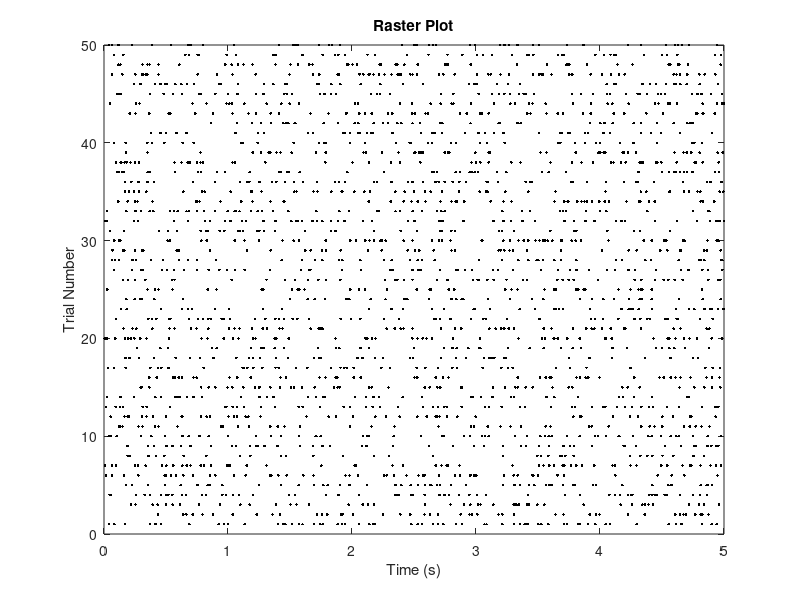

Write MATLAB code to recreate this figure. (Note: this script raises an error after producing the figure.)
%% Part A: Poisson spike trains and basic measures of neural activity
clear
close all

%% 1-6
% 1. Spike trains
T = 5; % s
N = 50; % spikes
lambda = 10; % spikes/s
ISI = zeros((2*lambda*T),N);
S = zeros((2*lambda*T), N);
for i = 1:N
    u = rand((2*lambda*T),1);
    ISI(:, i) = -log(u) / lambda;
    S(:, i) = cumsum(ISI(:, i));
end
S(S>T)=NaN;
    
% 2. Raster plot
fig1 = figure(1);
plot(S, 1:N, '.k')
xlabel('Time (s)')
ylabel('Trial Number')
title('Raster Plot')

% 3. Firing rate
f = sum(~isnan(S), 'all') / (N*T);

% 4. PSTH
fTi = [];
Ti = 0.1:0.2:T;
for i = 0:0.2:(T-0.2)
    fTi(end+1) = sum((S>=i & S<(i+0.2)), 'all');
end
fTi = fTi ./ (N*0.2);
fig2 = figure(2);
bar(Ti, fTi, 'hist')
xlim([0 T])
xlabel('Time (s)')
ylabel('Firing Rate (spikes/s)')
title('Peri-Stimulus Time Histogram (PSTH) Plot')

% 5. CV
CVk = zeros(1, N);
for k = 1:N
    CVk(k) = std(ISI(:, k)) / mean(ISI(:, k));
end
k = 1:N;
fig3 = figure(3);
plot(k, CVk)
xlabel('Trial Number')
ylabel('Coefficient of Variability (CV)')
title('CV_{k}')
CV = mean(CVk);

% 6. Fano factor
spike_count = zeros(1, N);
for k = 1:N
    spike_count(k) = sum(~isnan(S(:, k)))';
end
FF = var(spike_count) / mean(spike_count);

f
CV
FF

%% 7. Repeat 5 & 6
durations = [5, 10, 100, 200, 400, 800, 1600, 3200, 6400];
CV_vector = zeros(size(durations));
FF_vector = zeros(size(durations));

for d = 1:length(durations)
    % 1. Spike trains
    T = durations(d); % s
    N = 50; % spikes
    lambda = 10; % spikes/s
    ISI = zeros((2*lambda*T),N);
    S = zeros((2*lambda*T), N);
    for i = 1:N
        u = rand((2*lambda*T),1);
        ISI(:, i) = -log(u) / lambda;
        S(:, i) = cumsum(ISI(:, i));
    end
    S(S>T)=NaN;
           
    % 3. Firing rate
    f = sum(~isnan(S), 'all') / (N*T);
    
    % 5. CV
    CVk = zeros(1, N);
    for k = 1:N
        CVk(k) = std(ISI(:, k)) / mean(ISI(:, k));
    end
    k = 1:N;
    CV = mean(CVk);
    CV_vector(d) = CV;
    
    % 6. Fano factor
    spike_count = zeros(1, N);
    for k = 1:N
        spike_count(k) = sum(~isnan(S(:, k)))';
    end
    FF = var(spike_count) / mean(spike_count);
    FF_vector(d) = FF;

end
fig4 = figure(4);
plot(durations, CV_vector)
hold on
plot(durations, FF_vector)
xlabel('Interval Duration (s)')
legend('CV', 'FF')
title('CV and FF as a function of Interval Duration')
hold off
